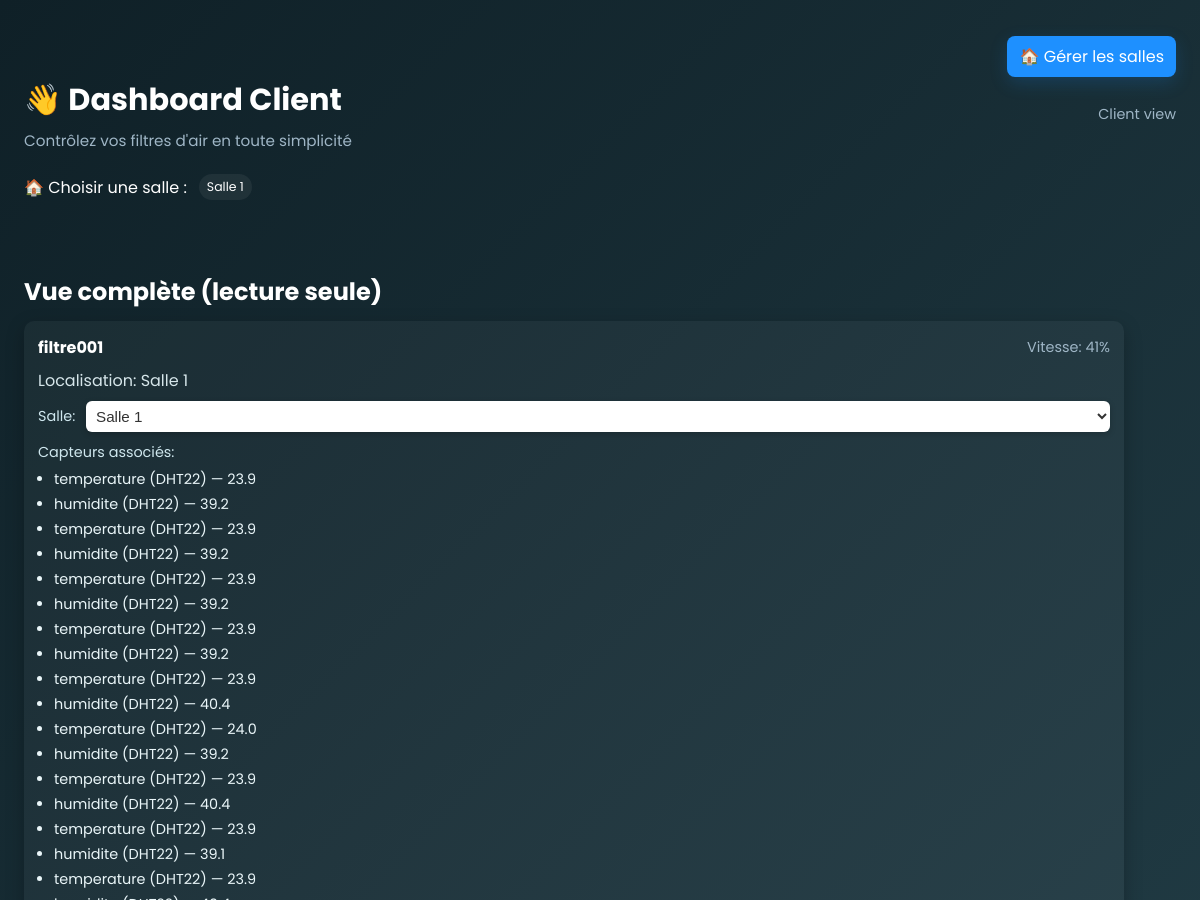
/client/ (upper part), run on an earlier commit of the app's database.
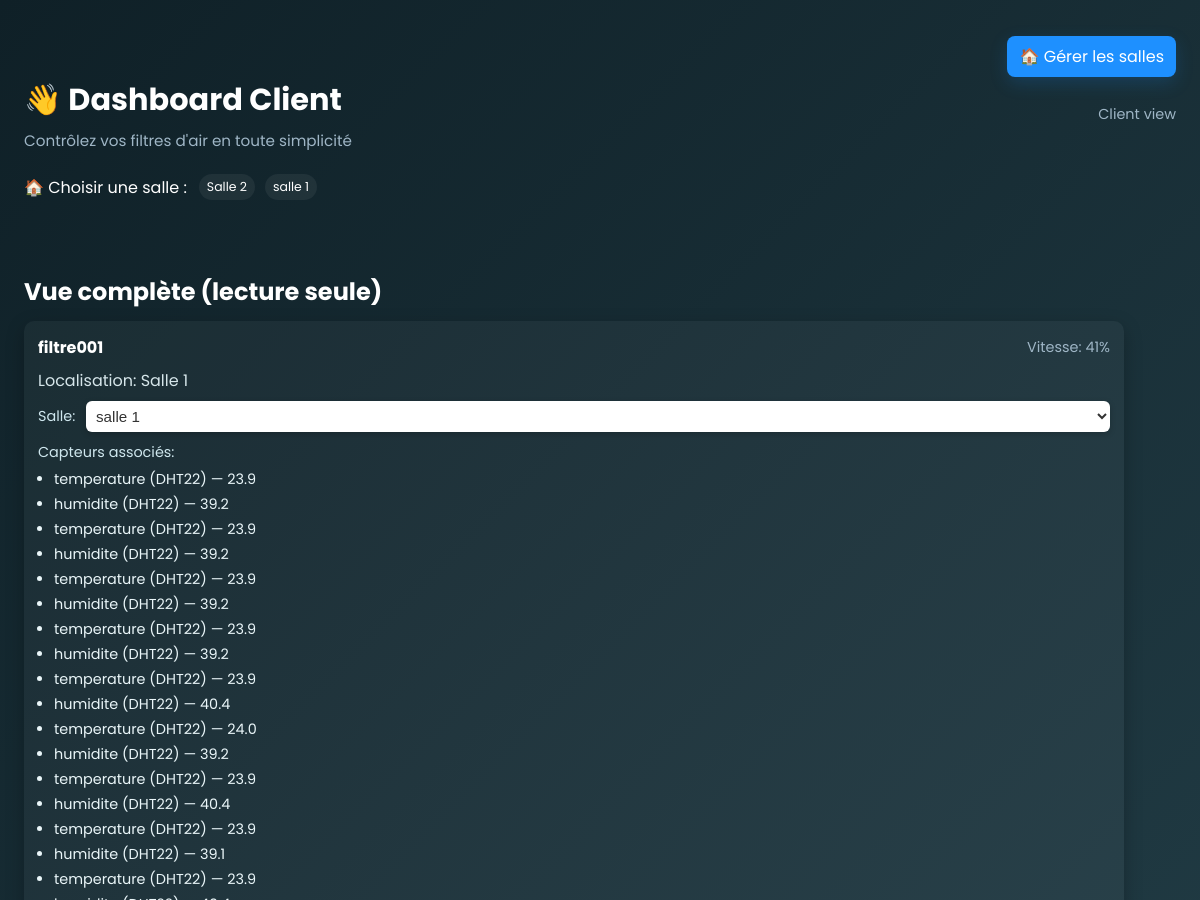
And on a later commit of the database.
### monitoring/models.py (models this page shows, shortened)
class Salle(models.Model):
    nom = models.CharField(max_length=100)

class Filtre(models.Model):
    nom = models.CharField(max_length=100)
    salle = models.ForeignKey(Salle, on_delete=models.CASCADE, null=True, blank=True)
    type = models.CharField(max_length=50)
    date_installation = models.DateField()
    localisation = models.CharField(max_length=100)
    actif = models.BooleanField(default=True)
    vitesse = models.IntegerField(default=0)  # Vitesse en m/s
    broche_esp32 = models.IntegerField(default=0, help_text="broche GPIO sur l'esp32")  # Nouvelle ligne pour broche ESP32

class Capteur(models.Model):
    filtre = models.ForeignKey(Filtre, on_delete=models.CASCADE)
    nom = models.CharField(max_length=100)  # ← nouveau champ
    type = models.CharField(max_length=100)
    valeur = models.CharField(max_length=100)

### monitoring/views.py (the view)
# urls.py: path("client/", client_interface, name="client_interface"),
def client_interface(request):
    salles = Sala = Salle.objects.all()
    capteurs = Capteur.objects.all()
    all_filtres = Filtre.objects.all()
    return render(request, "client.html", {"mode": "full", "salles": salles, "salles_exists": salles.exists(), "capteurs": capteurs, "all_filtres": all_filtres})

### monitoring/templates/client.html (shortened to what this page needs)
{% load static %}
<!DOCTYPE html>
<html lang="fr">
<head>
</head>
<body>
  <div class="container">
    <header>
      <div style="margin-top:12px;display:flex;justify-content:flex-end;">
        <a href="/client/client_salle_all/"
          style="background:var(--accent);color:#fff;padding:8px 12px;
                  border-radius:8px;text-decoration:none;
                  box-shadow:0 6px 18px rgba(30,144,255,0.18);">
          🏠 Gérer les salles
        </a>
      </div>
      <div class="topbar">
        <div>
          <h1>👋 Dashboard Client</h1>
          <p>Contrôlez vos filtres d'air en toute simplicité</p>
        </div>
<div style="text-align:right; color:var(--muted); font-size:0.9rem; display:flex; align-items:center; gap:10px;">
  <span>Client view</span>
</div>
      </div>
    </header>
  <form method="GET" class="salle-select">
    <label for="salle">🏠 Choisir une salle :</label>
    {% if mode == 'salle' %}
      <select name="salle" id="salle" onchange="this.form.submit()">
        {% if salles_exists %}
          {% for salle in salles %}
            <option value="{{ salle.id }}" {% if salle_id and salle.id|stringformat:"s" == salle_id %}selected{% endif %}>{{ salle.nom }}</option>
          {% endfor %}
        {% else %}
          <option value="">Aucune salle disponible — contactez l'admin</option>
        {% endif %}
      </select>
    {% else %}
      {% if salles_exists %}
        <div style="display:flex;gap:10px;flex-wrap:wrap;">
          {% for salle in salles %}
            <a href="/client/salles/{{ salle.id }}/" class="badge" style="text-decoration:none;color:inherit;">{{ salle.nom }}</a>
          {% endfor %}
        </div>
      {% else %}
        <div style="color:var(--muted)">Aucune salle disponible</div>
      {% endif %}
    {% endif %}
  </form>
  <section style="width:100%;max-width:1100px;margin-top:48px;padding:6px 0;">
    <h2 style="color:#fff;margin-bottom:12px;">Vue complète (lecture seule)</h2>
    <div style="display:grid;grid-template-columns:repeat(auto-fit,minmax(320px,1fr));gap:22px;">
      {% for f in all_filtres %}
        <div style="background:rgba(255,255,255,0.04);padding:14px;border-radius:10px;box-shadow:0 6px 18px rgba(0,0,0,0.25);">
          <div style="display:flex;justify-content:space-between;align-items:center;">
            <strong style="color:#fff">{{ f.nom }}</strong>
            <span style="color:#9fb6c6;font-size:0.9rem">Vitesse: {{ f.vitesse }}%</span>
          </div>
          <div style="margin-top:8px;color:#d6e6ea">Localisation: {{ f.localisation }}</div>
          <div style="margin-top:8px;display:flex;gap:8px;align-items:center;">
            <label style="color:#cfe7ee;font-size:0.9rem;min-width:40px;">Salle:</label>
            <select class="change-salle-select" data-filtre-id="{{ f.id }}" style="flex:1;padding:6px;border-radius:6px;border:none;background:#fff;color:#333;">
              {% for s in salles %}
                <option value="{{ s.id }}" {% if f.salle and s.id == f.salle.id %}selected{% endif %}>{{ s.nom }}</option>
              {% endfor %}
            </select>
          </div>
          <div style="margin-top:10px;color:#cfe7ee;font-size:0.9rem">
            Capteurs associés:
            <ul style="margin:6px 0 0 16px;padding:0;">
              {% for c in capteurs %}
                {% if c.filtre_id == f.id %}
                  <li style="color:#eaf6f9;margin-bottom:4px;">{{ c.nom }} ({{ c.type }}) — {{ c.valeur }}</li>
                {% endif %}
              {% endfor %}
            </ul>
          </div>
        </div>
      {% empty %}
        <div style="background:rgba(255,255,255,0.03);padding:12px;border-radius:8px;color:#ddd;">Aucun filtre</div>
      {% endfor %}
    </div>
  </section>
</body>
</html>

What changed in the data, as far as the page shows it:
changed Salle: nom "Salle 1" → "Salle 2"
added Salle: nom "salle 1"
changed Filtre "filtre001": salle+id "Salle 1" → "salle 1"
